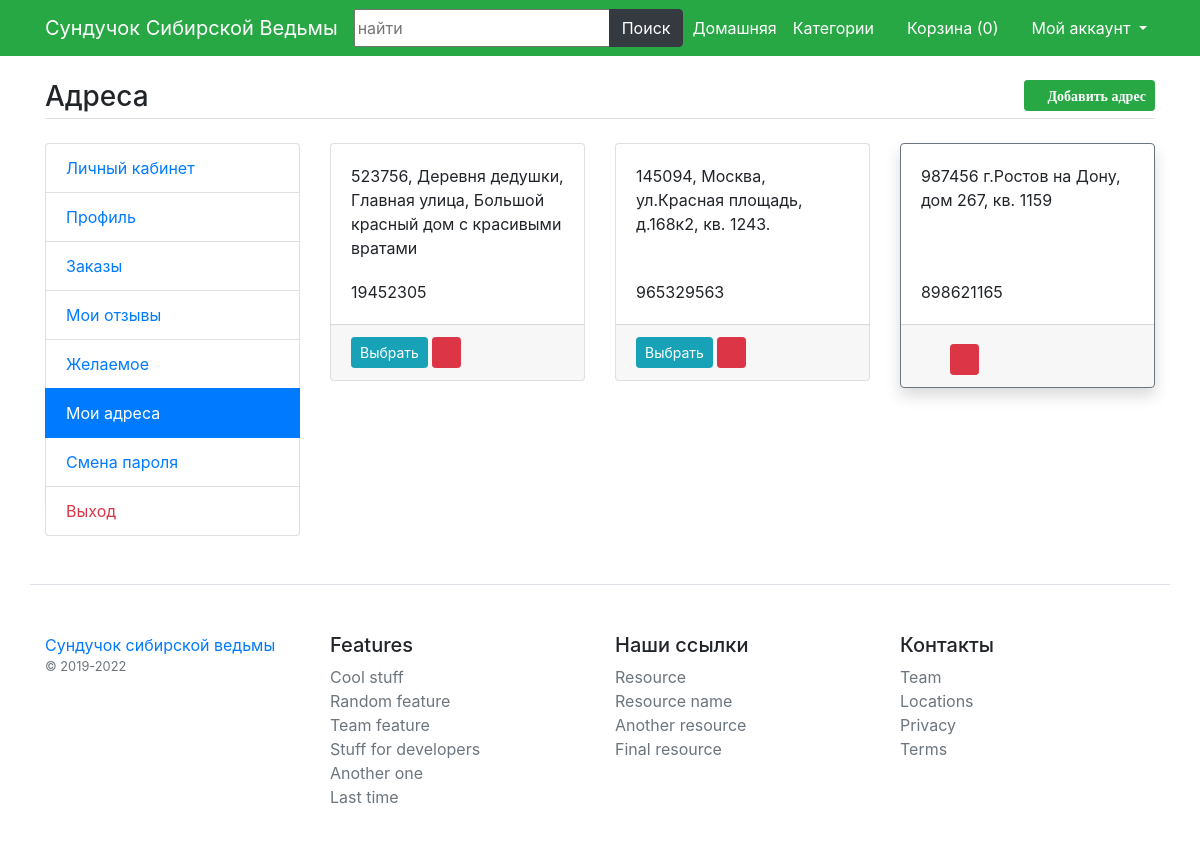
Screenshot of /my-addressbook (signed in) with the database file from the repository.
### main/models.py (models this page shows)
class UserAddressBook(models.Model):
    user = models.ForeignKey(User,on_delete=models.CASCADE, verbose_name='Пользователь')
    mobile = models.CharField(max_length=12, null=True, verbose_name='Телефон')
    address = models.TextField(verbose_name='Адрес')
    status = models.BooleanField(default=False, verbose_name='Текущий адрес')
    class Meta:
        verbose_name = 'Адреса'
        verbose_name_plural='05. Адресная книга'

### main/views.py (the view)
# urls.py: path('my-addressbook',views.my_addressbook, name='my-addressbook'),
def my_addressbook(request):
    addbook = UserAddressBook.objects.filter(user=request.user).order_by('-id')
    return render(request, 'user/addressbook.html', {'addbook':addbook})

### main/template_context.py (called while the page is built)
def get_filters(request):
    cats = Product.objects.distinct().values('category__title', 'category__id')
    minMaxPrice = Product.objects.aggregate(Min('price', output_field=FloatField()), Max('price', output_field=FloatField()))
    data = {
        'cats': cats,
        'minMaxPrice': minMaxPrice,
    }
    return data

### main/templates/user/addressbook.html (shortened to what this page needs)
{% extends 'base.html' %}
{% load static %}
{% block content %}
<main class="container my-4">
	<h3 class="my-4 border-bottom pb-1">Адреса <a href="{% url 'add_address' %}" class="float-right btn btn-sm btn-success"><i class="fa fa-plus">  Добавить адрес</i></a></h3>
	<div class="row">
		<div class="col-md-3">
			{% include 'user/user-sidebar.html' %}
		</div>
		<div class="col-md-9">
			<div class="row">
				{% for add in addbook %}
				<div class="col-md-4">
					<div class="card mb-3 {% if add.status %}border-secondary shadow{% endif %} address{{add.id}} address">
						<div class="card-body">
							<p class="box-element">{{add.address}}</p>
							<p class="card-text">{{add.mobile}}</p>
						</div>
						{% if add.status %}
						<div class="card-footer">
							<i class="fa fa-check-square fa-2x text-success check{{add.id}} check"></i>
							<button data-address="{{add.id}}" class="btn btn-sm btn-danger delete-address"><i class="fa fa-trash-alt"></i></button>
							<a href="{% url 'update-address' add.id %}" class="float-right"><i class="fa fa-edit"></i></a>
						</div>
						{% else %}
						<div class="card-footer footer{{add.id}}">
							<button data-address="{{add.id}}" class="btn btn-sm btn-info activate-address btn{{add.id}} actbtn">Выбрать</button>
							<button data-address="{{add.id}}" class="btn btn-sm btn-danger delete-address"><i class="fa fa-trash-alt"></i></button>
							<a href="{% url 'update-address' add.id %}" class="float-right"><i class="fa fa-edit"></i></a>
						</div>
						{% endif %}
					</div>
				</div>
				{% endfor %}
			</div>
		</div>
	</div>
</main>
{% endblock %}

### main/static/custom.css (style rules this page uses)
.box-element { width: 100%; height: 100px; }
.fa-check-square { position:relative; right:0; left:0; top:7px; bottom:0; }

### rows the page displays
UserAddressBook: address "523756, Деревня дедушки, Главная улица, Большой красный дом с красивыми вратами", mobile "19452305"
UserAddressBook: address "145094, Москва, ул.Красная площадь, д.168к2, кв. 1243.", mobile "965329563"
UserAddressBook: address "987456 г.Ростов на Дону, дом 267, кв. 1159", mobile "898621165"

### other values shown
{{ request.session.cartdata|length }} "0"
